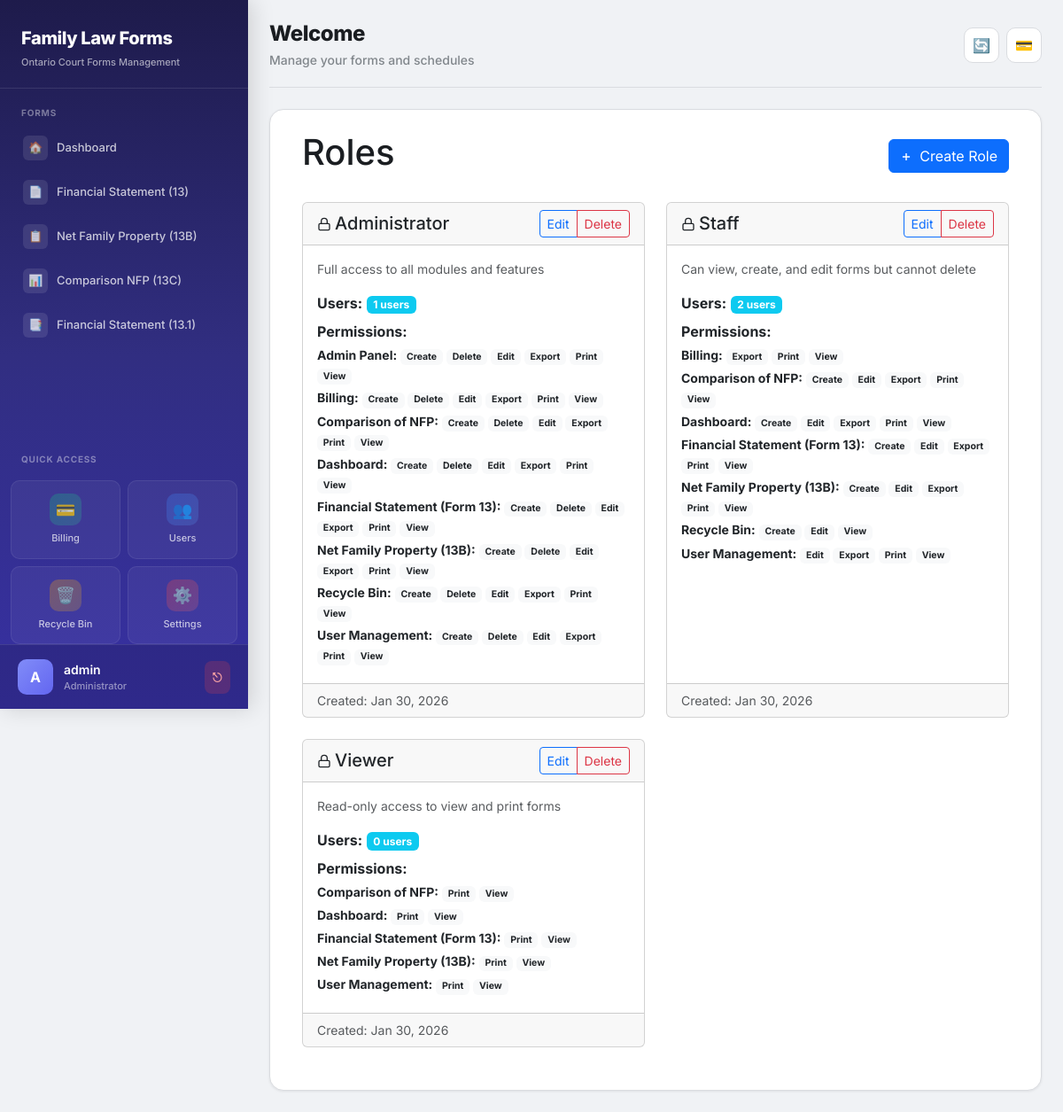
Screenshot of /user-management/roles/ (signed in) with the database file from the repository.
### users/models.py (models this page shows, shortened)
class Role(models.Model):
    name = models.CharField(max_length=100, unique=True)
    description = models.TextField(blank=True)
    permissions = models.ManyToManyField(Permission, blank=True, related_name='roles')
    is_active = models.BooleanField(default=True)
    created_at = models.DateTimeField(auto_now_add=True)
    updated_at = models.DateTimeField(auto_now=True)
    class Meta:
        ordering = ['name']
    def get_permissions_by_module(self):
        permissions_dict = {}
        for perm in self.permissions.select_related('module').all():
            module_name = perm.module.name
            if module_name not in permissions_dict:
                permissions_dict[module_name] = []
            permissions_dict[module_name].append(perm.get_permission_type_display())
        return permissions_dict

class Module(models.Model):
    name = models.CharField(max_length=100, unique=True)
    code = models.CharField(max_length=50, unique=True)  # e.g., 'financial_statement', 'comparison_nfp'
    description = models.TextField(blank=True)
    icon = models.CharField(max_length=50, default='📁')
    is_active = models.BooleanField(default=True)
    created_at = models.DateTimeField(auto_now_add=True)
    updated_at = models.DateTimeField(auto_now=True)
    class Meta:
        ordering = ['name']

### users/views.py (the view)
# urls.py: path('roles/', views.role_list, name='role_list'),
@login_required
@user_passes_test(is_admin)
def role_list(request):
    roles = Role.objects.prefetch_related('permissions', 'users').all()
    return render(request, 'users/role_list.html', {'roles': roles})

### users/context_processors.py (called while the page is built, shortened)
def user_permissions(request):
    context = {
        'user_modules': {},
        'user_permissions': {},
    }
    if not request.user.is_authenticated:
        return context
    if request.user.is_superuser:
        modules = Module.objects.filter(is_active=True)
        context['user_modules'] = {m.code: True for m in modules}
        context['user_permissions'] = {
            m.code: {
                'view': True,
                'create': True,
                'edit': True,
                'delete': True,
                'print': True,
                'export': True,
            } for m in modules
        }
        return context

### users/views.py (called while the page is built)
def is_admin(user):
    return user.is_superuser or user.is_staff

### users/templates/users/role_list.html (shortened to what this page needs)
{% extends 'base.html' %}
{% block content %}
<div class="container-fluid">
    <div class="d-flex justify-content-between align-items-center mb-4">
        <h1>Roles</h1>
        <a href="{% url 'users:role_create' %}" class="btn btn-primary">
            <svg width="14" height="14" fill="none" stroke="currentColor" stroke-width="2.5" viewBox="0 0 24 24" style="vertical-align: -2px; margin-right: 4px;"><path d="M12 5v14M5 12h14"/></svg> Create Role
        </a>
    </div>
    <div class="row">
        {% for role in roles %}
        <div class="col-md-6 mb-4">
            <div class="card h-100">
                <div class="card-header d-flex justify-content-between align-items-center">
                    <h5 class="mb-0">
                        <svg width="16" height="16" fill="none" stroke="currentColor" stroke-width="2" viewBox="0 0 24 24" style="vertical-align: -2px; margin-right: 4px;"><rect x="3" y="11" width="18" height="11" rx="2" ry="2"/><path d="M7 11V7a5 5 0 0110 0v4"/></svg>{{ role.name }}
                    </h5>
                    <div class="btn-group btn-group-sm">
                        <a href="{% url 'users:role_edit' role.pk %}" class="btn btn-outline-primary">Edit</a>
                        <a href="{% url 'users:role_delete' role.pk %}" class="btn btn-outline-danger">Delete</a>
                    </div>
                </div>
                <div class="card-body">
                    {% if role.description %}
                    <p class="text-muted small">{{ role.description }}</p>
                    {% endif %}
                    <p class="mb-2"><strong>Users:</strong>
                        <span class="badge bg-info">{{ role.users.count }} users</span>
                    </p>
                    <p class="mb-1"><strong>Permissions:</strong></p>
                    {% with perms=role.get_permissions_by_module %}
                    {% if perms %}
                    <ul class="list-unstyled small mb-0">
                        {% for module, permissions in perms.items %}
                        <li class="mb-1">
                            <strong>{{ module }}:</strong>
                            {% for perm in permissions %}
                            <span class="badge bg-light text-dark">{{ perm }}</span>
                            {% endfor %}
                        </li>
                        {% endfor %}
                    </ul>
                    {% else %}
                    <span class="text-muted small">No permissions assigned</span>
                    {% endif %}
                    {% endwith %}
                </div>
                <div class="card-footer text-muted small">
                    Created: {{ role.created_at|date:"M d, Y" }}
                </div>
            </div>
        </div>
        {% empty %}
        <div class="col-12">
            <div class="alert alert-info">
                No roles created yet. <a href="{% url 'users:role_create' %}">Create your first role</a>.
            </div>
        </div>
        {% endfor %}
    </div>
</div>
{% endblock %}

### forms/templates/base.html (shortened to what this page needs)
<!DOCTYPE html>
<html lang="en">
<head>
  <link rel="stylesheet" href="https://cdn.jsdelivr.net/npm/bootstrap@5.3.2/dist/css/bootstrap.min.css">
</head>
<body>
  <div class="app-shell">
    <nav class="sidebar" id="sidebar">
      <div class="brand">
        <p class="title mb-0">Family Law Forms</p>
        <p class="sub mb-0">Ontario Court Forms Management</p>
      </div>
      <div class="nav-section">Forms</div>
      <ul class="nav flex-column">
        {% if user_modules.dashboard or request.user.is_superuser %}
        <li class="nav-item">
          <a class="nav-link" href="/forms/dashboard/">
            <span class="nav-icon">🏠</span> Dashboard
          </a>
        </li>
        {% endif %}
        {% if user_modules.financial_statement or request.user.is_superuser %}
        <li class="nav-item">
          <a class="nav-link" href="{% url 'financial_statement_list' %}">
            <span class="nav-icon">📄</span> Financial Statement (13)
          </a>
        </li>
        {% endif %}
        {% if user_modules.net_family_property_13b or request.user.is_superuser %}
        <li class="nav-item">
          <a class="nav-link" href="{% url 'net_family_property_13b_list' %}">
            <span class="nav-icon">📋</span> Net Family Property (13B)
          </a>
        </li>
        {% endif %}
        {% if user_modules.comparison_nfp or request.user.is_superuser %}
        <li class="nav-item">
          <a class="nav-link" href="/forms/comparison-nfp/">
            <span class="nav-icon">📊</span> Comparison NFP (13C)
          </a>
        </li>
        {% endif %}
        {% if user_modules.financial_statement_131 or request.user.is_superuser %}
        <li class="nav-item">
          <a class="nav-link" href="{% url 'financial_statement_131_list' %}">
            <span class="nav-icon">📑</span> Financial Statement (13.1)
          </a>
        </li>
        {% endif %}
      </ul>
      <div class="nav-section mt-2">Quick Access</div>
      <div class="nav-grid">
        {% if user_modules.billing or request.user.is_superuser %}
        <a href="{% url 'billing_dashboard' %}" class="nav-grid-item billing">
          <span class="nav-grid-icon">💳</span>
          Billing
        </a>
        {% endif %}
        {% if user_modules.user_management or request.user.is_superuser or request.user.is_staff %}
        <a href="{% url 'users:dashboard' %}" class="nav-grid-item users">
          <span class="nav-grid-icon">👥</span>
          Users
        </a>
        {% endif %}
        {% if user_modules.recycle_bin or request.user.is_superuser %}
        <a href="{% url 'recycle_bin' %}" class="nav-grid-item recycle">
          <span class="nav-grid-icon">🗑️</span>
          Recycle Bin
        </a>
        {% endif %}
        {% if request.user.is_superuser or request.user.is_staff %}
        <a href="{% url 'settings_page' %}" class="nav-grid-item admin">
          <span class="nav-grid-icon">⚙️</span>
          Settings
        </a>
        {% endif %}
      </div>
      <div class="sidebar-user">
        <div class="sidebar-user-info">
          <div class="sidebar-user-avatar">
            {% if request.user.is_authenticated %}{{ request.user.username|slice:":1"|upper }}{% else %}?{% endif %}
          </div>
          <div class="sidebar-user-details">
            <div class="sidebar-user-name">{% if request.user.is_authenticated %}{{ request.user.username }}{% else %}Guest{% endif %}</div>
            <div class="sidebar-user-role">{% if request.user.is_staff %}Administrator{% else %}User{% endif %}</div>
          </div>
          <form method="post" action="/accounts/logout/" style="margin:0;">
            <button type="submit" class="sidebar-logout-btn" title="Logout">⎋</button>
          </form>
        </div>
      </div>
    </nav>
    <main class="main">
      <div class="topbar">
        <div>
          <h1>{% block header %}Welcome{% endblock %}</h1>
          <div class="subtitle">{% block subheader %}Manage your forms and schedules{% endblock %}</div>
        </div>
        <div class="topbar-actions">
          <button class="topbar-btn" title="Refresh" onclick="location.reload()">🔄</button>
          <a href="{% url 'billing_dashboard' %}" class="topbar-btn" title="Billing">💳</a>
        </div>
      </div>
      <div class="page-card animate-in">
        {% block content %}{% endblock %}
      </div>
    </main>
  </div>
</body>
</html>

### rows the page displays
Role: name "Administrator", description "Full access to all modules and features", users.count "1", permissions "Create" "Delete" "Edit" "Export" "Print" "View" "Create" "Delete" "Edit" "Export" "Print" "View" "Create" "Delete" "Edit" "Export" "Print" "View" "Create" "Delete" "Edit" "Export" "Print" "View" "Create" "Delete" "Edit" "Export" "Print" "View" "Create" "Delete" "Edit" "Export" "Print" "View" "Create" "Delete" "Edit" "Export" "Print" "View" "Create" "Delete" "Edit" "Export" "Print" "View", created_at "Jan 30, 2026"
Module: perms "Admin Panel"
Module: perms "Billing" "Billing"
Module: perms "Comparison of NFP" "Comparison of NFP" "Comparison of NFP"
Module: perms "Dashboard" "Dashboard" "Dashboard"
Module: perms "Financial Statement (Form 13)" "Financial Statement (Form 13)" "Financial Statement (Form 13)"
Module: perms "Net Family Property (13B)" "Net Family Property (13B)" "Net Family Property (13B)"
Module: perms "Recycle Bin" "Recycle Bin"
Module: perms "User Management" "User Management" "User Management"
Role: name "Staff", description "Can view, create, and edit forms but cannot delete", users.count "2", permissions "Export" "Print" "View" "Create" "Edit" "Export" "Print" "View" "Create" "Edit" "Export" "Print" "View" "Create" "Edit" "Export" "Print" "View" "Create" "Edit" "Export" "Print" "View" "Create" "Edit" "View" "Edit" "Export" "Print" "View", created_at "Jan 30, 2026"
Role: name "Viewer", description "Read-only access to view and print forms", users.count "0", permissions "Print" "View" "Print" "View" "Print" "View" "Print" "View" "Print" "View", created_at "Jan 30, 2026"

### other values shown
{{ request.user.username|slice:":1"|upper }} "A"
{{ request.user.username }} "admin"
